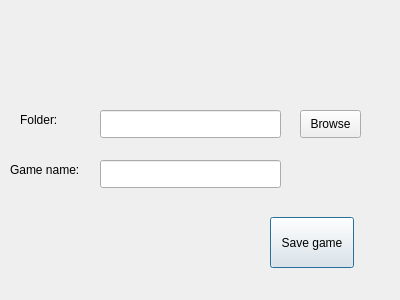
<?xml version="1.0" encoding="UTF-8"?>
<ui version="4.0">
 <class>SaveWindow</class>
 <widget class="QDialog" name="SaveWindow">
  <property name="geometry">
   <rect>
    <x>0</x>
    <y>0</y>
    <width>400</width>
    <height>300</height>
   </rect>
  </property>
  <property name="windowTitle">
   <string>Dialog</string>
  </property>
  <widget class="QLineEdit" name="fileNameEdit">
   <property name="geometry">
    <rect>
     <x>100</x>
     <y>160</y>
     <width>181</width>
     <height>28</height>
    </rect>
   </property>
  </widget>
  <widget class="QLabel" name="fileNameLbl">
   <property name="geometry">
    <rect>
     <x>10</x>
     <y>160</y>
     <width>91</width>
     <height>20</height>
    </rect>
   </property>
   <property name="text">
    <string>Game name:</string>
   </property>
  </widget>
  <widget class="QPushButton" name="saveGameBtn">
   <property name="geometry">
    <rect>
     <x>270</x>
     <y>217</y>
     <width>84</width>
     <height>51</height>
    </rect>
   </property>
   <property name="text">
    <string>Save game</string>
   </property>
  </widget>
  <widget class="QLabel" name="pathLabel">
   <property name="geometry">
    <rect>
     <x>20</x>
     <y>110</y>
     <width>63</width>
     <height>20</height>
    </rect>
   </property>
   <property name="text">
    <string>Folder:</string>
   </property>
  </widget>
  <widget class="QLineEdit" name="pathEdit">
   <property name="geometry">
    <rect>
     <x>100</x>
     <y>110</y>
     <width>181</width>
     <height>28</height>
    </rect>
   </property>
  </widget>
  <widget class="QPushButton" name="browseBtn">
   <property name="geometry">
    <rect>
     <x>300</x>
     <y>110</y>
     <width>61</width>
     <height>28</height>
    </rect>
   </property>
   <property name="text">
    <string>Browse</string>
   </property>
  </widget>
 </widget>
 <resources/>
 <connections/>
</ui>
